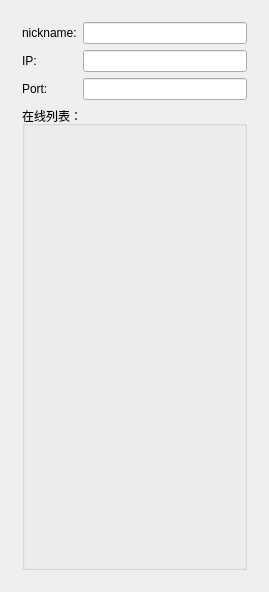
<?xml version="1.0" encoding="UTF-8"?>
<ui version="4.0">
 <class>clientWidget</class>
 <widget class="QWidget" name="clientWidget">
  <property name="geometry">
   <rect>
    <x>0</x>
    <y>0</y>
    <width>269</width>
    <height>592</height>
   </rect>
  </property>
  <property name="windowTitle">
   <string>clientWidget</string>
  </property>
  <layout class="QGridLayout" name="gridLayout_2" rowstretch="5,0" columnstretch="0">
   <property name="sizeConstraint">
    <enum>QLayout::SetDefaultConstraint</enum>
   </property>
   <property name="topMargin">
    <number>11</number>
   </property>
   <property name="rightMargin">
    <number>11</number>
   </property>
   <property name="bottomMargin">
    <number>11</number>
   </property>
   <property name="horizontalSpacing">
    <number>7</number>
   </property>
   <item row="0" column="0" rowspan="2">
    <widget class="QWidget" name="widget" native="true">
     <layout class="QVBoxLayout" name="_2">
      <property name="leftMargin">
       <number>11</number>
      </property>
      <property name="rightMargin">
       <number>11</number>
      </property>
      <item>
       <layout class="QGridLayout" name="gridLayout">
        <item row="2" column="1">
         <widget class="QLineEdit" name="lineEditPort">
          <property name="readOnly">
           <bool>true</bool>
          </property>
         </widget>
        </item>
        <item row="2" column="0">
         <widget class="QLabel" name="label_2">
          <property name="text">
           <string>Port:</string>
          </property>
         </widget>
        </item>
        <item row="1" column="1">
         <widget class="QLineEdit" name="lineEditIp">
          <property name="readOnly">
           <bool>true</bool>
          </property>
         </widget>
        </item>
        <item row="1" column="0">
         <widget class="QLabel" name="label">
          <property name="text">
           <string>IP:</string>
          </property>
         </widget>
        </item>
        <item row="0" column="1">
         <widget class="QLineEdit" name="lineEditNickName">
          <property name="readOnly">
           <bool>true</bool>
          </property>
         </widget>
        </item>
        <item row="0" column="0">
         <widget class="QLabel" name="label_4">
          <property name="text">
           <string>nickname:</string>
          </property>
         </widget>
        </item>
       </layout>
      </item>
      <item>
       <widget class="QGroupBox" name="groupBoxOnline">
        <property name="title">
         <string>在线列表：</string>
        </property>
       </widget>
      </item>
     </layout>
    </widget>
   </item>
  </layout>
 </widget>
 <layoutdefault spacing="6" margin="11"/>
 <resources/>
 <connections/>
</ui>
